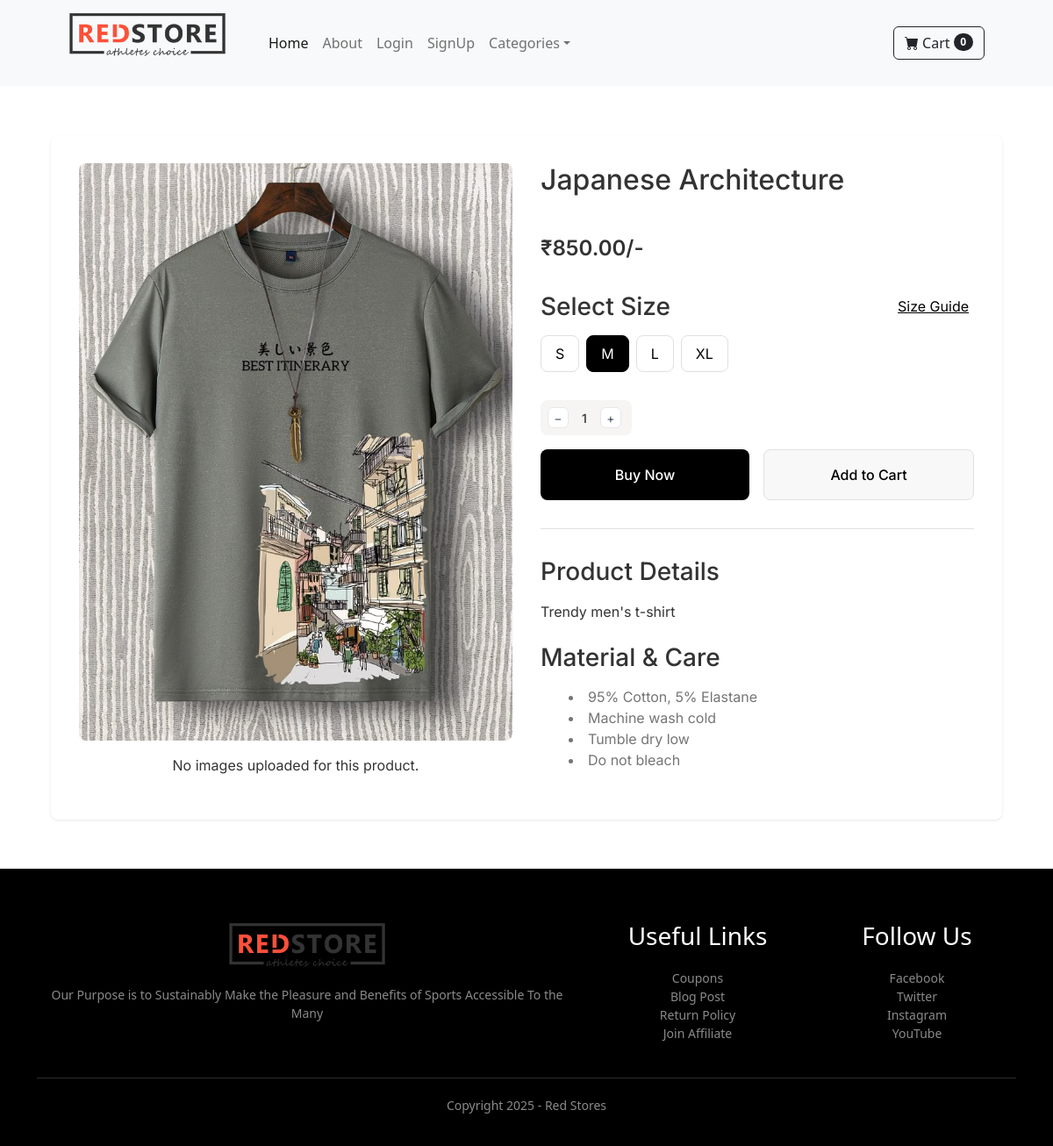
The page /Product_Detail/1 on the database its author committed.
### store/models.py (models this page shows, shortened)
class Products(models.Model):
    name = models.CharField(max_length=100)
    price = models.DecimalField(max_digits=10, decimal_places=2)
    category = models.ForeignKey(Category, on_delete=models.CASCADE)
    description = models.TextField(max_length=1000, default=' ', blank=True, null=True)
    thumbnail = models.ImageField(upload_to='uploads/products/')
    is_sales = models.BooleanField(default=False)
    sale_price = models.DecimalField(max_digits=10, decimal_places=2, default=0.00)

### store/views.py (the view)
# urls.py: path('Product_Detail/<int:pk>', views.product_detail, name='product_detail'),
def product_detail(request, pk):
    product = get_object_or_404(Products, id=pk)
    images = ProductImage.objects.filter(product=product)
    categories = Category.objects.all()
    available_sizes = list(
        product.sizes.filter(quantity__gt=0).values_list('size', flat=True)
    )
    all_sizes = ['S', 'M', 'L', 'XL']
    context = {
        'product': product,
        'images': images,
        'categories': categories,
        'available_sizes': available_sizes,
        'all_sizes': all_sizes,
    }
    return render(request, 'product_detail.html', context)

### cart/cart.py (called while the page is built)
    def __len__(self):
        return len(self.cart)

### cart/context_proccessor.py (called while the page is built)
def cart(request):
    return {'cart': Cart(request)}

### store/templates/product_detail.html (shortened to what this page needs)
{% extends 'base.html' %}
{% block content %}
{% load static %}
<link rel="stylesheet" href="{% static 'css/style1.css' %}">
<div class="container">
    <div class="row">
        <div class="col-md-12">
            <br>
            <main class="product-main">
                <div class="product-container">
                    <div class="gallery-container">
                        <div class="main-image">
                            <img src="{{ product.thumbnail.url }}" alt="{{ product.name }} - Main View" id="mainImage" />
                        </div>
                        <div class="thumbnail-container">
                            {% for image in images|slice:":4" %}
                                <button class="thumbnail {% if forloop.first %}active{% endif %}" data-image="{{ image.image.url }}">
                                    <img src="{{ image.image.url }}" alt="Product Image {{ forloop.counter }}" />
                                </button>
                            {% empty %}
                                <p>No images uploaded for this product.</p>
                            {% endfor %}
                        </div>
                    </div>
                    <div class="product-info">
                        <h1>{{ product.name }}</h1>
                        <div class="price-container">
                            <div class="price-wrapper">
                                {% if product.is_sales %}
                                    <span class="original-price"><strike>₹{{ product.price }}/-</strike></span>
                                    &nbsp; <span class="sale-price">₹{{ product.sale_price }}/-</span>
                                    <span class="discount-tag">{{ product.discount_percentage }}% OFF</span>
                                {% else %}
                                    <span class="sale-price">₹{{ product.price }}/-</span>
                                {% endif %}
                            </div>
                        </div>
                        <form action="" method="post">
                            <div class="size-selector">
                                <div class="size-header">
                                    <h3>Select Size</h3>
                                    <button type="button" class="size-guide-btn">Size Guide</button>
                                </div>
                              <div role="group" aria-label="Size selection" class="size-buttons">
                                    {% for size in all_sizes %}
                                        <button type="button"
                                                class="size-btn {% if size == 'M' %}selected{% endif %}"
                                                data-size="{{ size }}"
                                                {% if size not in available_sizes %}disabled style="opacity:0.5;cursor:not-allowed"{% endif %}>
                                            {{ size }}
                                        </button>
                                    {% endfor %}
                              </div>
                            </div>
                                <div style="display: flex; align-items: center; gap: 0.5rem; background: #f7f4f4; padding: 0.5rem; border-radius: 0.5rem; margin-top: 1rem; margin-bottom: 1rem; max-width: 6.5rem;">
                              <button type="button" aria-label="Decrease quantity" style="width: 24px; height: 24px; display: flex; align-items: center; justify-content: center; background: white; border: 1px solid #e5e7eb; border-radius: 0.375rem; font-size: 0.875rem; cursor: pointer; color: #4b5563; transition: all 0.2s ease;">−</button>
                              <span style="min-width: 1.25rem; text-align: center; font-weight: 500; font-size: 0.875rem;">1</span>
                              <button type="button" aria-label="Increase quantity" style="width: 24px; height: 24px; display: flex; align-items: center; justify-content: center; background: white; border: 1px solid #e5e7eb; border-radius: 0.375rem; font-size: 0.875rem; cursor: pointer; color: #4b5563; transition: all 0.2s ease;">+</button>
                            </div>
                            <div class="action-buttons">
                                <button type="button" id="checkoutBtn" class="btn-primary">Buy Now</button>
                                <button type="button" id="cartBtn" class="btn-secondary">Add to Cart</button>
                            </div>
                        </form>
                        <div class="product-details">
                            <div class="details-section">
                                <h3>Product Details</h3>
                                <p>{{ product.description }}</p>
                            </div>
                            <div class="details-section">
                                <h3>Material & Care</h3>
                                <ul>
                                    <li>95% Cotton, 5% Elastane</li>
                                    <li>Machine wash cold</li>
                                    <li>Tumble dry low</li>
                                    <li>Do not bleach</li>
                                </ul>
                            </div>
                        </div>
                    </div>
                </div>
            </main>
            <br>
        </div>
    </div>
</div>
{% endblock content %}

### static/css/style1.css (style rules this page uses)
.product-main { width: 100%; max-width: 1600px; margin: 2rem auto; padding: 0 1rem; font-family: 'Inter', sans-serif; color: #333333; }
.product-container { display: flex; flex-direction: row; gap: 2rem; background: #ffffff; padding: 2rem; border-radius: 8px; box-shadow: 0 1px 3px rgba(0, 0, 0, 0.1); align-items: flex-start; }
.gallery-container { display: flex; flex-direction: column; gap: 1rem; flex: 1; min-width: 0; }
.main-image { border-radius: 8px; overflow: hidden; }
.main-image img { width: 100%; height: auto; display: block; }
.thumbnail-container { display: flex; flex-direction: row; gap: 0.5rem; justify-content: center; flex-wrap: wrap; }
.product-info { flex: 1; min-width: 0; }
.product-info h1 { font-size: 2rem; margin-bottom: 1rem; }
.price-container { margin-bottom: 2rem; }
.price-wrapper { display: flex; align-items: center; gap: 0.5rem; flex-wrap: wrap; }
.sale-price { font-size: 1.5rem; font-weight: 600; }
.size-selector { margin-bottom: 2rem; }
.size-header { display: flex; justify-content: space-between; align-items: center; margin-bottom: 1rem; }
.size-header h3 { margin-bottom: 0; }
.size-guide-btn { background: none; border: none; color: #000000; text-decoration: underline; cursor: pointer; }
.size-buttons { display: flex; flex-wrap: wrap; gap: 0.5rem; }
.size-btn { padding: 0.5rem 1rem; border: 1px solid #e0e0e0; background: #ffffff; border-radius: 8px; cursor: pointer; transition: all 0.3s ease; }
.size-btn.selected { background: #000000; color: white; border: 1px solid #000000; }
.action-buttons { display: flex; gap: 1rem; margin-bottom: 2rem; }
.btn-primary { padding: 1rem; border: none; border-radius: 8px; font-weight: 500; cursor: pointer; transition: all 0.3s ease; background: #000000; color: white; flex: 1; }
.btn-secondary { padding: 1rem; border: 1px solid #e0e0e0; border-radius: 8px; font-weight: 500; cursor: pointer; transition: all 0.3s ease; background: #f8f8f8; color: #000000; flex: 1; }
.product-details { border-top: 1px solid #e0e0e0; padding-top: 2rem; }
.details-section { margin-bottom: 1.5rem; }
.details-section h3 { margin-bottom: 1rem; }
.details-section p { margin: 0; }
.details-section ul { list-style-position: inside; color: #757575; margin: 0; }

### rows shown on the page
Products: thumbnail (picture), name "Japanese Architecture", price "850.00", description "Trendy men's t-shirt"

### other values the page prints
{{ cart|length }} "0"
{{ size }} "S" "M" "L" "XL"
